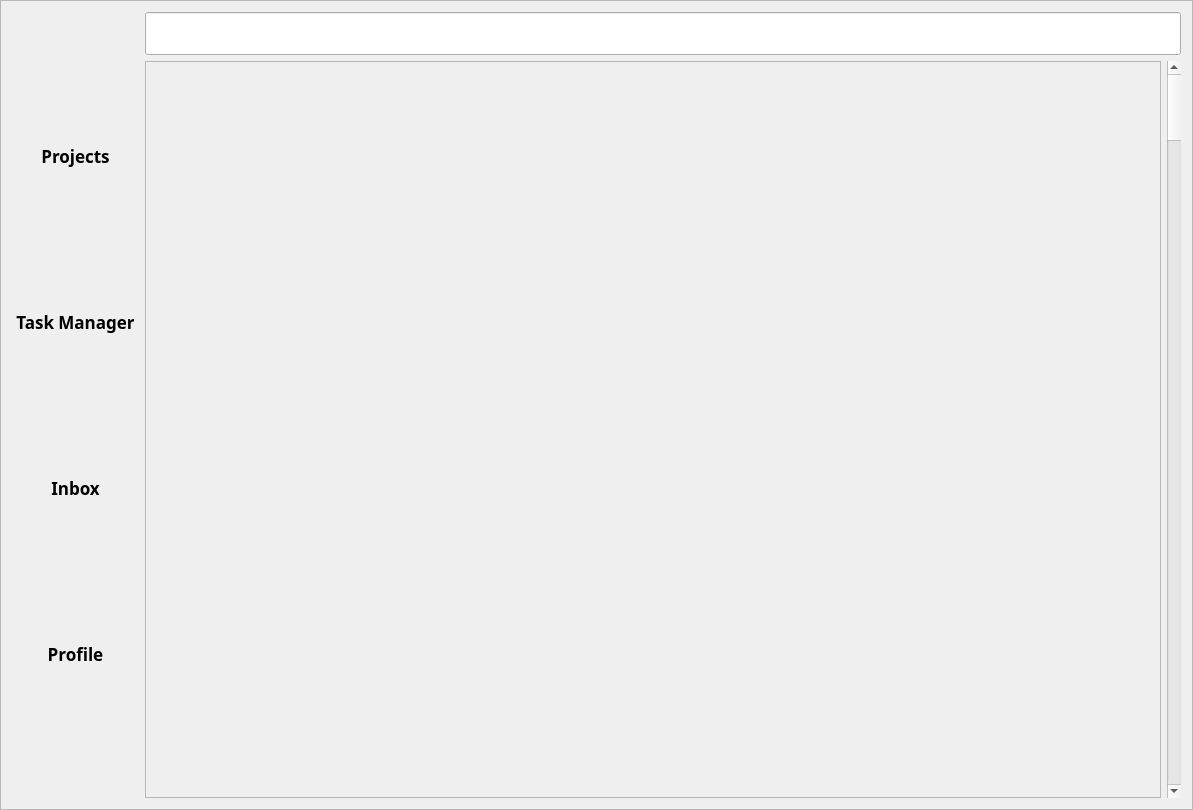
<?xml version="1.0" encoding="UTF-8"?>
<ui version="4.0">
 <class>Frame</class>
 <widget class="QFrame" name="Frame">
  <property name="enabled">
   <bool>true</bool>
  </property>
  <property name="geometry">
   <rect>
    <x>0</x>
    <y>0</y>
    <width>1193</width>
    <height>810</height>
   </rect>
  </property>
  <property name="minimumSize">
   <size>
    <width>1193</width>
    <height>810</height>
   </size>
  </property>
  <property name="maximumSize">
   <size>
    <width>1193</width>
    <height>810</height>
   </size>
  </property>
  <property name="font">
   <font>
    <family>.SF Soft Numeric</family>
    <pointsize>19</pointsize>
    <weight>75</weight>
    <italic>false</italic>
    <bold>true</bold>
   </font>
  </property>
  <property name="mouseTracking">
   <bool>false</bool>
  </property>
  <property name="windowTitle">
   <string>Frame</string>
  </property>
  <property name="autoFillBackground">
   <bool>false</bool>
  </property>
  <property name="frameShape">
   <enum>QFrame::StyledPanel</enum>
  </property>
  <property name="frameShadow">
   <enum>QFrame::Raised</enum>
  </property>
  <layout class="QHBoxLayout" name="horizontalLayout_2">
   <item>
    <layout class="QVBoxLayout" name="verticalLayout_6">
     <item>
      <widget class="QPushButton" name="projectsBtn">
       <property name="enabled">
        <bool>true</bool>
       </property>
       <property name="font">
        <font>
         <family>.SF Soft Numeric</family>
         <pointsize>13</pointsize>
         <weight>75</weight>
         <italic>false</italic>
         <bold>true</bold>
         <stylestrategy>PreferDefault</stylestrategy>
        </font>
       </property>
       <property name="text">
        <string>Projects</string>
       </property>
       <property name="autoDefault">
        <bool>false</bool>
       </property>
       <property name="flat">
        <bool>true</bool>
       </property>
      </widget>
     </item>
     <item>
      <widget class="QPushButton" name="taskManagerBtn">
       <property name="enabled">
        <bool>true</bool>
       </property>
       <property name="font">
        <font>
         <family>.SF Soft Numeric</family>
         <pointsize>13</pointsize>
         <weight>75</weight>
         <italic>false</italic>
         <bold>true</bold>
         <stylestrategy>PreferDefault</stylestrategy>
        </font>
       </property>
       <property name="text">
        <string>Task Manager</string>
       </property>
       <property name="flat">
        <bool>true</bool>
       </property>
      </widget>
     </item>
     <item>
      <widget class="QPushButton" name="inboxBtn">
       <property name="enabled">
        <bool>true</bool>
       </property>
       <property name="font">
        <font>
         <family>.SF Soft Numeric</family>
         <pointsize>13</pointsize>
         <weight>75</weight>
         <italic>false</italic>
         <bold>true</bold>
         <stylestrategy>PreferDefault</stylestrategy>
        </font>
       </property>
       <property name="text">
        <string>Inbox</string>
       </property>
       <property name="flat">
        <bool>true</bool>
       </property>
      </widget>
     </item>
     <item>
      <widget class="QPushButton" name="profileBtn">
       <property name="enabled">
        <bool>true</bool>
       </property>
       <property name="font">
        <font>
         <family>.SF Soft Numeric</family>
         <pointsize>13</pointsize>
         <weight>75</weight>
         <italic>false</italic>
         <bold>true</bold>
         <stylestrategy>PreferDefault</stylestrategy>
        </font>
       </property>
       <property name="text">
        <string>Profile</string>
       </property>
       <property name="flat">
        <bool>true</bool>
       </property>
      </widget>
     </item>
    </layout>
   </item>
   <item>
    <layout class="QVBoxLayout" name="verticalLayout">
     <item>
      <widget class="QLineEdit" name="search_line_inbox"/>
     </item>
     <item>
      <layout class="QHBoxLayout" name="horizontalLayout">
       <item>
        <widget class="QFrame" name="frame">
         <property name="frameShape">
          <enum>QFrame::StyledPanel</enum>
         </property>
         <property name="frameShadow">
          <enum>QFrame::Raised</enum>
         </property>
        </widget>
       </item>
       <item>
        <widget class="QScrollBar" name="verticalScrollBar">
         <property name="orientation">
          <enum>Qt::Vertical</enum>
         </property>
        </widget>
       </item>
      </layout>
     </item>
    </layout>
   </item>
  </layout>
 </widget>
 <resources/>
 <connections/>
</ui>
